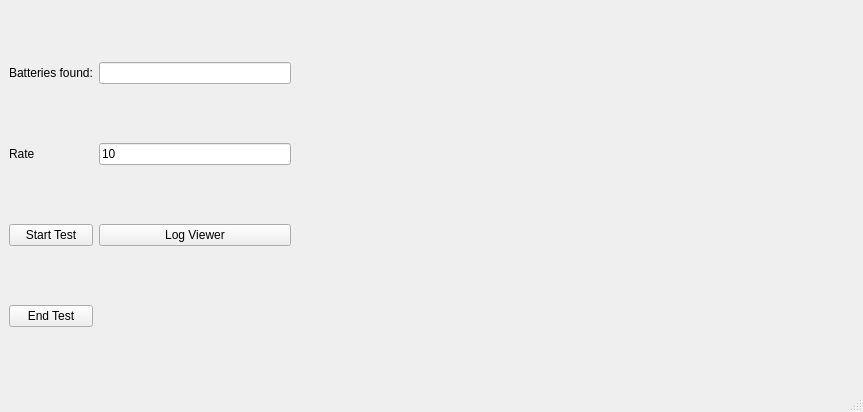
<?xml version="1.0" encoding="UTF-8"?>
<ui version="4.0">
 <class>MainWindow</class>
 <widget class="QMainWindow" name="MainWindow">
  <property name="geometry">
   <rect>
    <x>0</x>
    <y>0</y>
    <width>863</width>
    <height>412</height>
   </rect>
  </property>
  <property name="windowTitle">
   <string>Battery Tester</string>
  </property>
  <widget class="QWidget" name="centralwidget">
   <layout class="QHBoxLayout" name="horizontalLayout" stretch="1,2">
    <item>
     <layout class="QGridLayout" name="gridLayout">
      <item row="1" column="0">
       <widget class="QLabel" name="label_3">
        <property name="text">
         <string>Rate</string>
        </property>
       </widget>
      </item>
      <item row="0" column="0">
       <widget class="QLabel" name="label">
        <property name="text">
         <string>Batteries found:</string>
        </property>
       </widget>
      </item>
      <item row="1" column="1">
       <widget class="QLineEdit" name="rateInfo">
        <property name="text">
         <string>10</string>
        </property>
       </widget>
      </item>
      <item row="0" column="1">
       <widget class="QLineEdit" name="batteriesInfo">
        <property name="acceptDrops">
         <bool>false</bool>
        </property>
        <property name="dragEnabled">
         <bool>false</bool>
        </property>
        <property name="readOnly">
         <bool>true</bool>
        </property>
       </widget>
      </item>
      <item row="3" column="0">
       <widget class="QPushButton" name="stopButton">
        <property name="text">
         <string>End Test</string>
        </property>
       </widget>
      </item>
      <item row="2" column="0">
       <widget class="QPushButton" name="startButton">
        <property name="text">
         <string>Start Test</string>
        </property>
       </widget>
      </item>
      <item row="2" column="1">
       <widget class="QPushButton" name="logviewButton">
        <property name="text">
         <string>Log Viewer</string>
        </property>
       </widget>
      </item>
     </layout>
    </item>
    <item>
     <layout class="QVBoxLayout" name="graphLayout"/>
    </item>
   </layout>
  </widget>
  <widget class="QStatusBar" name="statusbar"/>
  <action name="actionExport">
   <property name="text">
    <string>Export</string>
   </property>
  </action>
  <action name="actionImport">
   <property name="text">
    <string>Import</string>
   </property>
  </action>
 </widget>
 <resources/>
 <connections/>
</ui>
